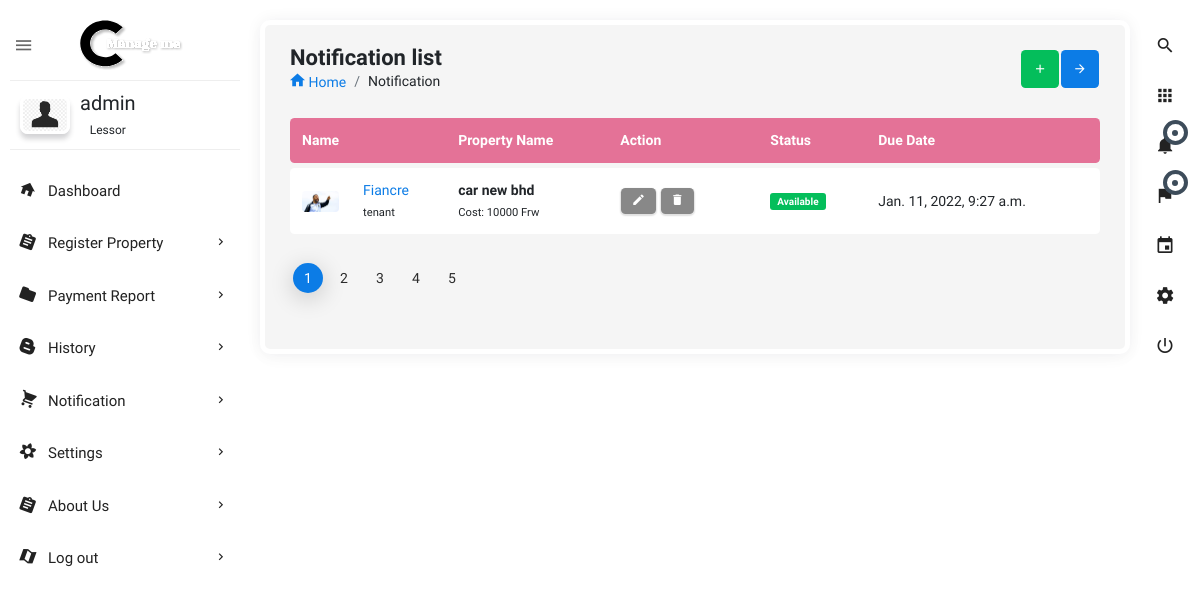
Page /all_notification_lessor/ (signed in) on the committed database.
### users/models.py (models this page shows, shortened)
class User(AbstractBaseUser):
    user_type = [
        ('lessor', 'lessor'),
        ('tenant', 'tenant'),
    ]
    name = models.CharField(max_length=255, null=False)
    phone_number = PhoneNumberField(unique=True)
    user_image = models.ImageField(upload_to='images/', default='profile.png')
    user_login = models.CharField(max_length=7, choices=user_type, default='lessor', blank=False, null=False)
    is_active = models.BooleanField(default=True)
    staff = models.BooleanField(default=False)
    admin = models.BooleanField(default=False)
    USERNAME_FIELD = 'phone_number'
    REQUIRED_FIELDS = ['name', 'user_login']
    objects = UserManager()
    def __str__(self):
        return self.name
    objects = UserManager()

class Request_Property(models.Model):
    status = [
        ('initial', 'initial'),
        ('request', 'request'),
        ('approved', 'approved'),
        ('denied', 'denied'),
        ('canceled', 'canceled')]
    user_request = models.ForeignKey(user, on_delete=models.CASCADE, related_name='requesting_users', null=False)
    property_requested = models.ForeignKey(Property_registration, on_delete=models.CASCADE, related_name='property_req',
                                           null=False)
    owner_name = models.ForeignKey(user, on_delete=models.CASCADE, related_name='owner_name_property', null=False)
    status_view = models.CharField(max_length=50, choices=status, default='initial')
    time_done = models.DateTimeField(default=now)
    class Meta:
        verbose_name_plural = "Request_Property"
        ordering = ['-id']

class Property_registration(models.Model):
    property_type_p = [
        ('house', 'house'),
        ('car', 'car'),
        ('land', 'land'),
        ('other', 'other')
    ]
    location_name = [
        ('kigali', 'kigali'),
        ('south', 'south'),
        ('east', 'east'),
        ('west', 'west')
    ]
    property_name = models.CharField(max_length=100)
    location = models.CharField(max_length=200, choices=location_name, default='kigali')
    property_type = models.CharField(max_length=200, choices=property_type_p)
    amount_per_month = models.IntegerField(default=10000)
    detail = models.TextField(max_length=250, default='')
    property_image = models.ImageField(blank=True, null=True, upload_to='images')
    available = models.BooleanField(default=True)
    owner_name = models.ForeignKey(user, on_delete=models.CASCADE, related_name='owner', null=False)
    time_added = models.DateTimeField(auto_now_add=True)
    class Meta:
        verbose_name_plural = "Property_registration"
        ordering = ['-id']

### users/views.py (the view)
# urls.py: path('all_notification_lessor/', views.all_notification_lessor, name='all_notification_lessor'),
@login_required
def all_notification_lessor(request):
    user = request.user
    request_property_all = Request_Property.objects.filter(owner_name=user).filter(status_view='request').order_by(
        '-id')
    context = {
        'notification': request_property_all
    }
    return render(request, 'html/all_notification_lessor.html', context)

### users/templates/html/all_notification_lessor.html (shortened to what this page needs)
{% extends 'dashboard-owner/dashboard.html' %}
{% load static %}
{% block content %}
<section class="content">
    <div class="body_scroll">
        <div class="block-header">
            <div class="row">
                <div class="col-lg-7 col-md-6 col-sm-12">
                    <h2>Notification list</h2>
                    <ul class="breadcrumb">
                        <li class="breadcrumb-item"><a href="{% url 'dashboard' %}"><i class="zmdi zmdi-home"></i> Home</a></li>
                        <li class="breadcrumb-item">Notification</li>
                    </ul>
                </div>
                <div class="col-lg-5 col-md-6 col-sm-12">
                    <button class="btn btn-primary btn-icon float-right right_icon_toggle_btn" type="button"><i class="zmdi zmdi-arrow-right"></i></button>
                    <button class="btn btn-success btn-icon float-right" type="button"><i class="zmdi zmdi-plus"></i></button>
                </div>
            </div>
        </div>
        <div class="container-fluid">
            <div class="row clearfix">
                <div class="col-md-12 col-sm-12 col-xs-12">
                    <div class="card project_list">
                        <div class="table-responsive">
                            <table class="table table-hover c_table theme-color">
                                <thead>
                                    <tr>
                                        <th style="width:50px;">Name</th>
                                        <th></th>
                                        <th class="hidden-md-down">Property Name</th>
                                        <th class="" width="150px">Action</th>
                                        <th class="hidden-md-down">Status</th>
                                        <th class="hidden-md-down">Due Date</th>
                                    </tr>
                                </thead>
                                <tbody>
                                {% for notification in notification %}
                                    <a href="{% url 'notification_detail' notification.id %}">
                                            <tr>
                                                <td>
                                                    <img class="rounded avatar" src="{{ notification.user_request.user_image.url }}" alt="">
                                                </td>
                                                <td>
                                                    <a class="single-user-name" href="javascript:void(0);">{{notification.user_request}}</a><br>
                                                    <small>{{notification.user_request.user_login}}</small>
                                                </td>
                                                <td class="hidden-md-down">
                                                    <strong>{{notification.property_requested.property_name}}</strong><br>
                                                    <small>Cost: {{notification.property_requested.amount_per_month}} Frw</small>
                                                </td>
                                                <td class="">
                                                    <a href="javascript:void(0);" class="btn btn-default waves-effect waves-float btn-sm waves-green"><i class="zmdi zmdi-edit"></i></a>
                                                    <a href="javascript:void(0);" class="btn btn-default waves-effect waves-float btn-sm waves-red"><i class="zmdi zmdi-delete"></i></a>
                                                </td>
                                                <td class="hidden-md-down"><span class="badge badge-success">Available</span></td>
                                                <td class="hidden-md-down" >{{notification.time_done}}</td>
                                            </tr>
                                    </a>
                                {% endfor %}
                                </tbody>
                            </table>
                        </div>
                        <ul class="pagination pagination-primary mt-4">
                            <li class="page-item active"><a class="page-link" href="javascript:void(0);">1</a></li>
                            <li class="page-item"><a class="page-link" href="javascript:void(0);">2</a></li>
                            <li class="page-item"><a class="page-link" href="javascript:void(0);">3</a></li>
                            <li class="page-item"><a class="page-link" href="javascript:void(0);">4</a></li>
                            <li class="page-item"><a class="page-link" href="javascript:void(0);">5</a></li>
                        </ul>
                    </div>
                </div>
            </div>
        </div>
    </div>
</section>
{% endblock %}

### templates/dashboard-owner/dashboard.html (shortened to what this page needs)
<!doctype html>
{% load static %}
<html class="no-js " lang="en">
<head>
<link rel="stylesheet" href="{% static 'dash/assets/plugins/bootstrap/css/bootstrap.min.css' %}">
<link  rel="stylesheet" href="{% static 'dash/assets/css/style.min.css' %}">
</head>
<body class="theme-blush">
<div class="navbar-right">
    <ul class="navbar-nav">
        <li><a href="{% url 'search_property' %}" class="main_search" title="Search..."><i class="zmdi zmdi-search"></i></a></li>
        <li class="dropdown">
            <a href="javascript:void(0);" class="dropdown-toggle" title="App" data-toggle="dropdown" role="button"><i class="zmdi zmdi-apps"></i></a>
        </li>
        <li class="dropdown">
            <a href="javascript:void(0);" class="dropdown-toggle" title="Notifications" data-toggle="dropdown" role="button"><i class="zmdi zmdi-notifications"></i>
                <div class="notify"><span class="heartbit"></span><span class="point"></span></div>
            </a>
        </li>
        <li class="dropdown">
            <a href="javascript:void(0);" class="dropdown-toggle" data-toggle="dropdown" role="button"><i class="zmdi zmdi-flag"></i>
            <div class="notify"><span class="heartbit"></span><span class="point"></span></div>
            </a>
        </li>
        <li><a href="javascript:void(0);" class="app_calendar" title="Calendar"><i class="zmdi zmdi-calendar"></i></a></li>
        <li><a href="javascript:void(0);" class="js-right-sidebar" title="Setting"><i class="zmdi zmdi-settings zmdi-hc-spin"></i></a></li>
        <li><a href="{% url 'logout' %}" class="mega-menu" title="Sign Out"><i class="zmdi zmdi-power"></i></a></li>
    </ul>
</div>
<aside id="leftsidebar" class="sidebar">
    <div class="navbar-brand">
        <button class="btn-menu ls-toggle-btn" type="button"><i class="zmdi zmdi-menu"></i></button>
        <a href=""><img src="{% static 'dash/assets/images/managemelogo.svg' %}" width="200" alt="Aero"></a>
    </div>
    <div class="menu">
        <ul class="list">
            <li>
                <div class="user-info">
                    <a class="image" href="{% url 'profile_lessor' %}"><img src="{{ user.user_image.url }}" alt="User"></a>
                    <div class="detail">
                        <h4>{{user}}</h4>
                        <small>Lessor</small>
                    </div>
                </div>
            </li>
            <li><a href="{% url 'dashboard' %}" ><i class="zmdi zmdi-home"></i><span>Dashboard</span></a></li>
            <li> <a href="{% url 'post_property' %}" class="menu-toggle"><i class="zmdi zmdi-assignment"></i><span>Register Property</span></a>
            </li>
            <li> <a href="" class="menu-toggle"><i class="zmdi zmdi-folder"></i><span>Payment Report</span></a>
            </li>
            <li class=""> <a href="" class="menu-toggle"><i class="zmdi zmdi-blogger"></i><span>History</span></a>
            </li>
            <li><a href="{% url 'all_notification_lessor' %}" class="menu-toggle"><i class="zmdi zmdi-shopping-cart"></i><span>Notification</span></a>
            </li>
            <li><a href="" class="menu-toggle"><i class="zmdi zmdi-flower"></i><span>Settings</span></a>
            </li>
            <li><a href="" class="menu-toggle"><i class="zmdi zmdi-assignment"></i><span>About Us</span></a>
            </li>
            <li class="open_top"><a href="{% url 'logout' %}" class="menu-toggle"><i class="zmdi zmdi-map"></i><span>Log out</span></a>
            </li>
        </ul>
    </div>
</aside>
{% block content %}
{% endblock %}
</body>
</html>

### rows in the picture
User: user_image (placeholder picture), name "admin"
Request_Property: user_request.user_image (picture), user_request "Fiancre", user_request.user_login "tenant", property_requested.property_name "car new bhd", property_requested.amount_per_month "10000", time_done "Jan. 11, 2022, 9:27 a.m."
